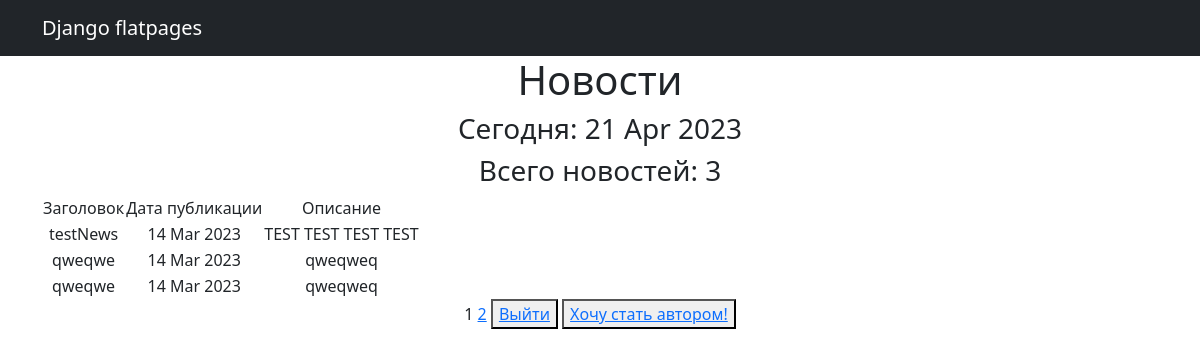
Page /news/ on the committed database.
### news/models.py (models this page shows, shortened)
class Post(models.Model):
    post = 'P'
    news = 'N'
    POSITIONS = [
        (post, 'Статья'),
        (news, 'Новость')
    ]
    author_news = models.ForeignKey('Author', on_delete=models.CASCADE)
    position = models.CharField(max_length=1, choices=POSITIONS, default=news)
    data_time_create = models.DateTimeField(auto_now_add=True)
    category = models.ManyToManyField('Category', through='PostCategory')
    headline = models.CharField(max_length=255)
    text = models.TextField()
    rating = models.FloatField(default=0.0)

### news/views.py (the view)
# urls.py: path('', cache_page(60)(PostList.as_view())),
class PostList(ListView):
    model = Post
    ordering = '-data_time_create'
    template_name = 'news.html'
    context_object_name = 'news'
    paginate_by = 3
    def get_context_data(self, **kwargs):
        context = super().get_context_data(**kwargs)
        context["time_now"] = datetime.utcnow()
        return context

### news/templatetags/custom_filters.py (called while the page is built)
@register.filter(name='censor')
def currency(value):
    cenc_words = ['чемпионат', 'популярного', 'Украине'] #Это наш словарь со словами, попавшими
    cenc_str = ' '                                       #под цензуру
    value_list = value.split() #Преобразуем наши заголовки и тексты статей в списки
    for i in value_list:
        if i in cenc_words:
            cenc_str = cenc_str + ' ' + i.replace(i, '****')
        else:
            cenc_str = cenc_str + ' ' + i
    return cenc_str

### templates/news.html (shortened to what this page needs)
{% extends 'flatpages/default.html' %}
{%load custom_filters%}
{% block content %}
<h1>Новости</h1>
<h3>Сегодня: {{ time_now|date:'d M Y' }}</h3>
<h3>Всего новостей: {{news|length}}</h3>
<table>
    <tr>
        <td>Заголовок</td>
        <td>Дата публикации</td>
        <td>Описание</td>
    </tr>
    {% for new in news %}
    <tr>
        <td>{{ new.headline|censor}}</td>
        <td>{{ new.data_time_create|date:'d M Y' }}</td>
        <td>{{ new.text|censor|truncatewords:20 }}</td>
    </tr>
    {% endfor %}
</table>
   {{ page_obj.number }}
   {% if page_obj.has_next %}
       <a href="?page={{ page_obj.next_page_number }}">{{ page_obj.next_page_number }}</a>
   {% endif %}
<button> <a href="logout/">Выйти</a> </button>
<button> <a href="upgrade/"> Хочу стать автором!</a> </button>
{% endblock content %}

### rows in the picture
Post: headline|censor "testNews", data_time_create "14 Mar 2023", text|censor "TEST TEST TEST TEST"
Post: headline|censor "qweqwe", data_time_create "14 Mar 2023", text|censor "qweqweq"
Post: headline|censor "qweqwe", data_time_create "14 Mar 2023", text|censor "qweqweq"

### other values in the picture
{{ time_now|date:'d M Y' }} "21 Apr 2023"
{{ news|length }} "3"
{{ page_obj.number }} "1"
{{ page_obj.next_page_number }} "2"
